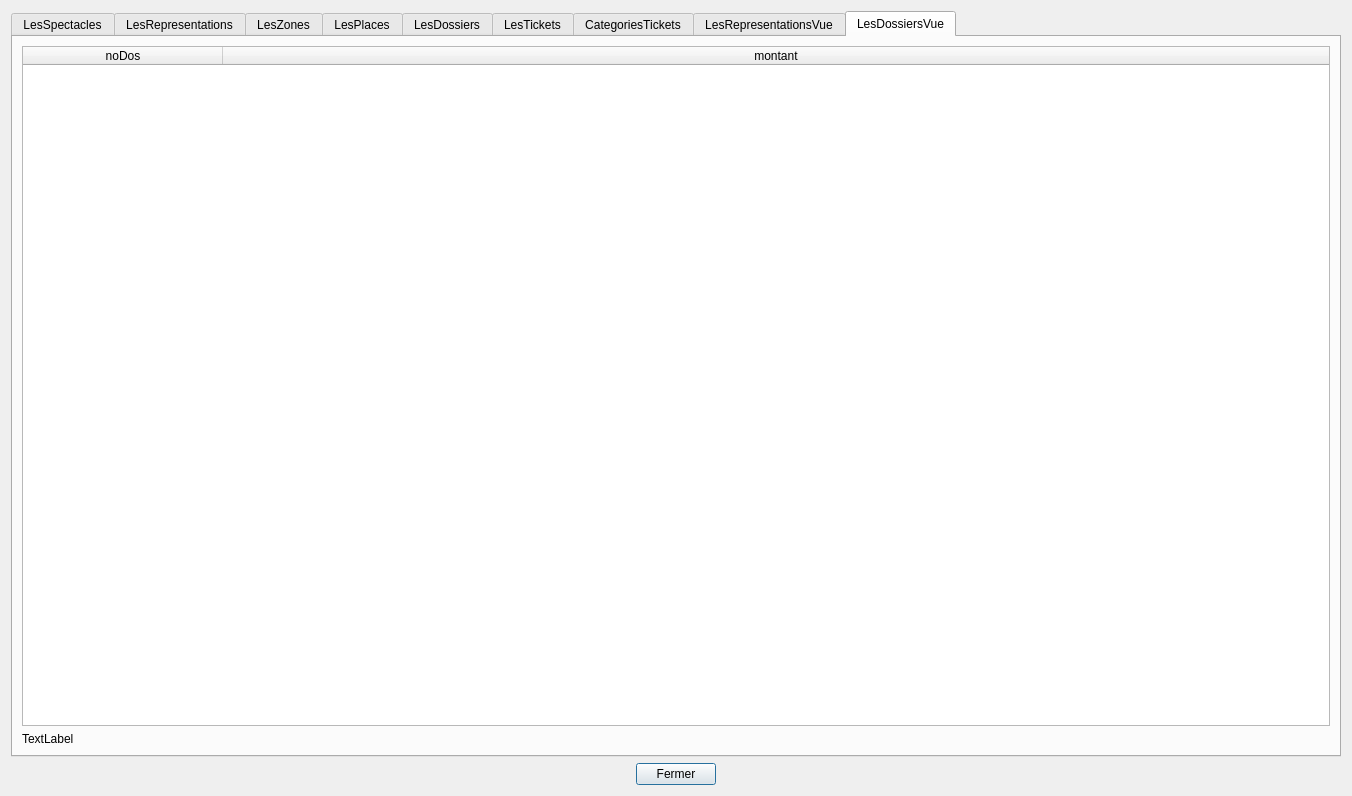
<?xml version="1.0" encoding="UTF-8"?>
<ui version="4.0">
 <class>tablesData</class>
 <widget class="QDialog" name="tablesData">
  <property name="geometry">
   <rect>
    <x>0</x>
    <y>0</y>
    <width>1352</width>
    <height>796</height>
   </rect>
  </property>
  <property name="sizePolicy">
   <sizepolicy hsizetype="Preferred" vsizetype="Preferred">
    <horstretch>0</horstretch>
    <verstretch>0</verstretch>
   </sizepolicy>
  </property>
  <property name="minimumSize">
   <size>
    <width>0</width>
    <height>0</height>
   </size>
  </property>
  <property name="windowTitle">
   <string>BD Théâtre</string>
  </property>
  <layout class="QVBoxLayout" name="verticalLayout">
   <item>
    <widget class="QTabWidget" name="tabWidget">
     <property name="enabled">
      <bool>true</bool>
     </property>
     <property name="acceptDrops">
      <bool>false</bool>
     </property>
     <property name="currentIndex">
      <number>8</number>
     </property>
     <widget class="QWidget" name="tabSpectacles">
      <attribute name="title">
       <string>LesSpectacles</string>
      </attribute>
      <layout class="QVBoxLayout" name="verticalLayout_3">
       <item>
        <widget class="QTableWidget" name="tableSpectacles">
         <property name="sizePolicy">
          <sizepolicy hsizetype="Expanding" vsizetype="Expanding">
           <horstretch>0</horstretch>
           <verstretch>0</verstretch>
          </sizepolicy>
         </property>
         <property name="minimumSize">
          <size>
           <width>0</width>
           <height>400</height>
          </size>
         </property>
         <property name="baseSize">
          <size>
           <width>0</width>
           <height>0</height>
          </size>
         </property>
         <property name="columnCount">
          <number>3</number>
         </property>
         <attribute name="horizontalHeaderDefaultSectionSize">
          <number>200</number>
         </attribute>
         <attribute name="horizontalHeaderMinimumSectionSize">
          <number>50</number>
         </attribute>
         <attribute name="horizontalHeaderStretchLastSection">
          <bool>true</bool>
         </attribute>
         <attribute name="verticalHeaderVisible">
          <bool>false</bool>
         </attribute>
         <column>
          <property name="text">
           <string>noSpec</string>
          </property>
         </column>
         <column>
          <property name="text">
           <string>nomSpec</string>
          </property>
         </column>
         <column>
          <property name="text">
           <string>prixBaseSpec</string>
          </property>
         </column>
        </widget>
       </item>
       <item>
        <widget class="QLabel" name="label_spectacles">
         <property name="palette">
          <palette>
           <active>
            <colorrole role="WindowText">
             <brush brushstyle="SolidPattern">
              <color alpha="255">
               <red>255</red>
               <green>0</green>
               <blue>0</blue>
              </color>
             </brush>
            </colorrole>
           </active>
           <inactive>
            <colorrole role="WindowText">
             <brush brushstyle="SolidPattern">
              <color alpha="255">
               <red>255</red>
               <green>0</green>
               <blue>0</blue>
              </color>
             </brush>
            </colorrole>
           </inactive>
           <disabled>
            <colorrole role="WindowText">
             <brush brushstyle="SolidPattern">
              <color alpha="255">
               <red>120</red>
               <green>120</green>
               <blue>120</blue>
              </color>
             </brush>
            </colorrole>
           </disabled>
          </palette>
         </property>
         <property name="text">
          <string/>
         </property>
         <property name="alignment">
          <set>Qt::AlignCenter</set>
         </property>
        </widget>
       </item>
      </layout>
     </widget>
     <widget class="QWidget" name="tabRepresentations">
      <attribute name="title">
       <string>LesRepresentations</string>
      </attribute>
      <layout class="QVBoxLayout" name="verticalLayout_2">
       <item>
        <widget class="QTableWidget" name="tableRepresentations">
         <property name="sizePolicy">
          <sizepolicy hsizetype="Expanding" vsizetype="Expanding">
           <horstretch>0</horstretch>
           <verstretch>0</verstretch>
          </sizepolicy>
         </property>
         <property name="minimumSize">
          <size>
           <width>0</width>
           <height>400</height>
          </size>
         </property>
         <property name="baseSize">
          <size>
           <width>0</width>
           <height>0</height>
          </size>
         </property>
         <property name="layoutDirection">
          <enum>Qt::LeftToRight</enum>
         </property>
         <property name="columnCount">
          <number>3</number>
         </property>
         <attribute name="horizontalHeaderCascadingSectionResizes">
          <bool>true</bool>
         </attribute>
         <attribute name="horizontalHeaderDefaultSectionSize">
          <number>250</number>
         </attribute>
         <attribute name="horizontalHeaderHighlightSections">
          <bool>true</bool>
         </attribute>
         <attribute name="horizontalHeaderMinimumSectionSize">
          <number>50</number>
         </attribute>
         <attribute name="horizontalHeaderStretchLastSection">
          <bool>true</bool>
         </attribute>
         <attribute name="verticalHeaderVisible">
          <bool>false</bool>
         </attribute>
         <column>
          <property name="text">
           <string>noSpec</string>
          </property>
         </column>
         <column>
          <property name="text">
           <string>dateRep</string>
          </property>
         </column>
         <column>
          <property name="text">
           <string>promoRep</string>
          </property>
         </column>
        </widget>
       </item>
       <item>
        <widget class="QLabel" name="label_representations">
         <property name="palette">
          <palette>
           <active>
            <colorrole role="WindowText">
             <brush brushstyle="SolidPattern">
              <color alpha="255">
               <red>255</red>
               <green>0</green>
               <blue>0</blue>
              </color>
             </brush>
            </colorrole>
           </active>
           <inactive>
            <colorrole role="WindowText">
             <brush brushstyle="SolidPattern">
              <color alpha="255">
               <red>255</red>
               <green>0</green>
               <blue>0</blue>
              </color>
             </brush>
            </colorrole>
           </inactive>
           <disabled>
            <colorrole role="WindowText">
             <brush brushstyle="SolidPattern">
              <color alpha="255">
               <red>120</red>
               <green>120</green>
               <blue>120</blue>
              </color>
             </brush>
            </colorrole>
           </disabled>
          </palette>
         </property>
         <property name="text">
          <string/>
         </property>
         <property name="alignment">
          <set>Qt::AlignCenter</set>
         </property>
        </widget>
       </item>
      </layout>
     </widget>
     <widget class="QWidget" name="tabZones">
      <attribute name="title">
       <string>LesZones</string>
      </attribute>
      <layout class="QVBoxLayout" name="verticalLayout_4">
       <item>
        <widget class="QTableWidget" name="tableZones">
         <property name="sizePolicy">
          <sizepolicy hsizetype="Expanding" vsizetype="Expanding">
           <horstretch>0</horstretch>
           <verstretch>0</verstretch>
          </sizepolicy>
         </property>
         <property name="minimumSize">
          <size>
           <width>0</width>
           <height>400</height>
          </size>
         </property>
         <property name="baseSize">
          <size>
           <width>0</width>
           <height>0</height>
          </size>
         </property>
         <property name="columnCount">
          <number>3</number>
         </property>
         <attribute name="horizontalHeaderDefaultSectionSize">
          <number>200</number>
         </attribute>
         <attribute name="horizontalHeaderMinimumSectionSize">
          <number>50</number>
         </attribute>
         <attribute name="horizontalHeaderStretchLastSection">
          <bool>true</bool>
         </attribute>
         <attribute name="verticalHeaderVisible">
          <bool>false</bool>
         </attribute>
         <column>
          <property name="text">
           <string>noZone</string>
          </property>
         </column>
         <column>
          <property name="text">
           <string>catZone</string>
          </property>
         </column>
         <column>
          <property name="text">
           <string>tauxZone</string>
          </property>
         </column>
        </widget>
       </item>
       <item>
        <widget class="QLabel" name="label_zones">
         <property name="palette">
          <palette>
           <active>
            <colorrole role="WindowText">
             <brush brushstyle="SolidPattern">
              <color alpha="255">
               <red>255</red>
               <green>0</green>
               <blue>0</blue>
              </color>
             </brush>
            </colorrole>
           </active>
           <inactive>
            <colorrole role="WindowText">
             <brush brushstyle="SolidPattern">
              <color alpha="255">
               <red>255</red>
               <green>0</green>
               <blue>0</blue>
              </color>
             </brush>
            </colorrole>
           </inactive>
           <disabled>
            <colorrole role="WindowText">
             <brush brushstyle="SolidPattern">
              <color alpha="255">
               <red>120</red>
               <green>120</green>
               <blue>120</blue>
              </color>
             </brush>
            </colorrole>
           </disabled>
          </palette>
         </property>
         <property name="text">
          <string/>
         </property>
         <property name="alignment">
          <set>Qt::AlignCenter</set>
         </property>
        </widget>
       </item>
      </layout>
     </widget>
     <widget class="QWidget" name="tabPlaces">
      <attribute name="title">
       <string>LesPlaces</string>
      </attribute>
      <layout class="QVBoxLayout" name="verticalLayout_5">
       <item>
        <widget class="QTableWidget" name="tablePlaces">
         <attribute name="horizontalHeaderDefaultSectionSize">
          <number>200</number>
         </attribute>
         <attribute name="horizontalHeaderMinimumSectionSize">
          <number>50</number>
         </attribute>
         <attribute name="horizontalHeaderStretchLastSection">
          <bool>true</bool>
         </attribute>
         <attribute name="verticalHeaderVisible">
          <bool>false</bool>
         </attribute>
         <column>
          <property name="text">
           <string>noPlace</string>
          </property>
         </column>
         <column>
          <property name="text">
           <string>noRang</string>
          </property>
         </column>
         <column>
          <property name="text">
           <string>noZone</string>
          </property>
         </column>
        </widget>
       </item>
       <item>
        <widget class="QLabel" name="label_places">
         <property name="palette">
          <palette>
           <active>
            <colorrole role="WindowText">
             <brush brushstyle="SolidPattern">
              <color alpha="255">
               <red>255</red>
               <green>0</green>
               <blue>0</blue>
              </color>
             </brush>
            </colorrole>
           </active>
           <inactive>
            <colorrole role="WindowText">
             <brush brushstyle="SolidPattern">
              <color alpha="255">
               <red>255</red>
               <green>0</green>
               <blue>0</blue>
              </color>
             </brush>
            </colorrole>
           </inactive>
           <disabled>
            <colorrole role="WindowText">
             <brush brushstyle="SolidPattern">
              <color alpha="255">
               <red>120</red>
               <green>120</green>
               <blue>120</blue>
              </color>
             </brush>
            </colorrole>
           </disabled>
          </palette>
         </property>
         <property name="text">
          <string/>
         </property>
         <property name="alignment">
          <set>Qt::AlignCenter</set>
         </property>
        </widget>
       </item>
      </layout>
     </widget>
     <widget class="QWidget" name="tabDossiers">
      <attribute name="title">
       <string>LesDossiers</string>
      </attribute>
      <layout class="QVBoxLayout" name="verticalLayout_6">
       <item>
        <widget class="QTableWidget" name="tableDossiers">
         <attribute name="horizontalHeaderDefaultSectionSize">
          <number>200</number>
         </attribute>
         <attribute name="horizontalHeaderMinimumSectionSize">
          <number>50</number>
         </attribute>
         <attribute name="horizontalHeaderStretchLastSection">
          <bool>true</bool>
         </attribute>
         <attribute name="verticalHeaderVisible">
          <bool>false</bool>
         </attribute>
         <column>
          <property name="text">
           <string>noDos</string>
          </property>
         </column>
        </widget>
       </item>
       <item>
        <widget class="QLabel" name="label_dossiers">
         <property name="palette">
          <palette>
           <active>
            <colorrole role="WindowText">
             <brush brushstyle="SolidPattern">
              <color alpha="255">
               <red>255</red>
               <green>0</green>
               <blue>0</blue>
              </color>
             </brush>
            </colorrole>
           </active>
           <inactive>
            <colorrole role="WindowText">
             <brush brushstyle="SolidPattern">
              <color alpha="255">
               <red>255</red>
               <green>0</green>
               <blue>0</blue>
              </color>
             </brush>
            </colorrole>
           </inactive>
           <disabled>
            <colorrole role="WindowText">
             <brush brushstyle="SolidPattern">
              <color alpha="255">
               <red>120</red>
               <green>120</green>
               <blue>120</blue>
              </color>
             </brush>
            </colorrole>
           </disabled>
          </palette>
         </property>
         <property name="text">
          <string/>
         </property>
         <property name="alignment">
          <set>Qt::AlignCenter</set>
         </property>
        </widget>
       </item>
      </layout>
     </widget>
     <widget class="QWidget" name="tabTickets">
      <attribute name="title">
       <string>LesTickets</string>
      </attribute>
      <layout class="QVBoxLayout" name="verticalLayout_7">
       <item>
        <widget class="QTableWidget" name="tableTickets">
         <attribute name="horizontalHeaderDefaultSectionSize">
          <number>110</number>
         </attribute>
         <attribute name="horizontalHeaderMinimumSectionSize">
          <number>50</number>
         </attribute>
         <attribute name="horizontalHeaderStretchLastSection">
          <bool>true</bool>
         </attribute>
         <attribute name="verticalHeaderVisible">
          <bool>false</bool>
         </attribute>
         <column>
          <property name="text">
           <string>noSpec</string>
          </property>
         </column>
         <column>
          <property name="text">
           <string>dateRep</string>
          </property>
         </column>
         <column>
          <property name="text">
           <string>noPlace</string>
          </property>
         </column>
         <column>
          <property name="text">
           <string>noRang</string>
          </property>
         </column>
         <column>
          <property name="text">
           <string>dateEmTick</string>
          </property>
         </column>
         <column>
          <property name="text">
           <string>noDos</string>
          </property>
         </column>
         <column>
          <property name="text">
           <string>libelleCat</string>
          </property>
         </column>
        </widget>
       </item>
       <item>
        <widget class="QLabel" name="label_tickets">
         <property name="palette">
          <palette>
           <active>
            <colorrole role="WindowText">
             <brush brushstyle="SolidPattern">
              <color alpha="255">
               <red>255</red>
               <green>0</green>
               <blue>0</blue>
              </color>
             </brush>
            </colorrole>
           </active>
           <inactive>
            <colorrole role="WindowText">
             <brush brushstyle="SolidPattern">
              <color alpha="255">
               <red>255</red>
               <green>0</green>
               <blue>0</blue>
              </color>
             </brush>
            </colorrole>
           </inactive>
           <disabled>
            <colorrole role="WindowText">
             <brush brushstyle="SolidPattern">
              <color alpha="255">
               <red>120</red>
               <green>120</green>
               <blue>120</blue>
              </color>
             </brush>
            </colorrole>
           </disabled>
          </palette>
         </property>
         <property name="text">
          <string/>
         </property>
         <property name="alignment">
          <set>Qt::AlignCenter</set>
         </property>
        </widget>
       </item>
      </layout>
     </widget>
     <widget class="QWidget" name="tabCategories">
      <attribute name="title">
       <string>CategoriesTickets</string>
      </attribute>
      <layout class="QVBoxLayout" name="verticalLayout_8">
       <item>
        <widget class="QTableWidget" name="tableCategories">
         <attribute name="horizontalHeaderDefaultSectionSize">
          <number>200</number>
         </attribute>
         <attribute name="horizontalHeaderMinimumSectionSize">
          <number>50</number>
         </attribute>
         <attribute name="horizontalHeaderStretchLastSection">
          <bool>true</bool>
         </attribute>
         <attribute name="verticalHeaderVisible">
          <bool>false</bool>
         </attribute>
         <column>
          <property name="text">
           <string>libelleCat</string>
          </property>
         </column>
         <column>
          <property name="text">
           <string>tauxReductionCat</string>
          </property>
         </column>
        </widget>
       </item>
       <item>
        <widget class="QLabel" name="label_categories">
         <property name="text">
          <string/>
         </property>
        </widget>
       </item>
      </layout>
     </widget>
     <widget class="QWidget" name="tabRepresentationsVue">
      <attribute name="title">
       <string>LesRepresentationsVue</string>
      </attribute>
      <layout class="QVBoxLayout" name="verticalLayout_9">
       <item>
        <widget class="QTableWidget" name="tableRepVue">
         <attribute name="horizontalHeaderDefaultSectionSize">
          <number>200</number>
         </attribute>
         <attribute name="horizontalHeaderMinimumSectionSize">
          <number>50</number>
         </attribute>
         <attribute name="horizontalHeaderStretchLastSection">
          <bool>true</bool>
         </attribute>
         <attribute name="verticalHeaderVisible">
          <bool>false</bool>
         </attribute>
         <column>
          <property name="text">
           <string>noSpec</string>
          </property>
         </column>
         <column>
          <property name="text">
           <string>dateRep</string>
          </property>
         </column>
         <column>
          <property name="text">
           <string>promoRep</string>
          </property>
         </column>
         <column>
          <property name="text">
           <string>nbPlacesRestantes</string>
          </property>
         </column>
        </widget>
       </item>
       <item>
        <widget class="QLabel" name="labelRepVue">
         <property name="text">
          <string/>
         </property>
        </widget>
       </item>
      </layout>
     </widget>
     <widget class="QWidget" name="tabDossiersVue">
      <attribute name="title">
       <string>LesDossiersVue</string>
      </attribute>
      <layout class="QVBoxLayout" name="verticalLayout_10">
       <item>
        <widget class="QTableWidget" name="tableDossiersVue">
         <attribute name="horizontalHeaderDefaultSectionSize">
          <number>200</number>
         </attribute>
         <attribute name="horizontalHeaderMinimumSectionSize">
          <number>50</number>
         </attribute>
         <attribute name="horizontalHeaderStretchLastSection">
          <bool>true</bool>
         </attribute>
         <attribute name="verticalHeaderVisible">
          <bool>false</bool>
         </attribute>
         <column>
          <property name="text">
           <string>noDos</string>
          </property>
         </column>
         <column>
          <property name="text">
           <string>montant</string>
          </property>
         </column>
        </widget>
       </item>
       <item>
        <widget class="QLabel" name="dossiersvue">
         <property name="text">
          <string>TextLabel</string>
         </property>
        </widget>
       </item>
      </layout>
     </widget>
    </widget>
   </item>
   <item>
    <layout class="QHBoxLayout" name="horizontalLayout">
     <item>
      <spacer name="horizontalSpacer">
       <property name="orientation">
        <enum>Qt::Horizontal</enum>
       </property>
       <property name="sizeHint" stdset="0">
        <size>
         <width>40</width>
         <height>20</height>
        </size>
       </property>
      </spacer>
     </item>
     <item>
      <widget class="QPushButton" name="pushButton">
       <property name="text">
        <string>Fermer</string>
       </property>
      </widget>
     </item>
     <item>
      <spacer name="horizontalSpacer_2">
       <property name="orientation">
        <enum>Qt::Horizontal</enum>
       </property>
       <property name="sizeHint" stdset="0">
        <size>
         <width>40</width>
         <height>20</height>
        </size>
       </property>
      </spacer>
     </item>
    </layout>
   </item>
  </layout>
 </widget>
 <resources/>
 <connections>
  <connection>
   <sender>pushButton</sender>
   <signal>clicked()</signal>
   <receiver>tablesData</receiver>
   <slot>close()</slot>
   <hints>
    <hint type="sourcelabel">
     <x>360</x>
     <y>575</y>
    </hint>
    <hint type="destinationlabel">
     <x>323</x>
     <y>169</y>
    </hint>
   </hints>
  </connection>
 </connections>
 <slots>
  <slot>refreshSpectaclesData()</slot>
  <slot>refreshZonesData()</slot>
  <slot>refreshRepresentationsData()</slot>
 </slots>
</ui>
